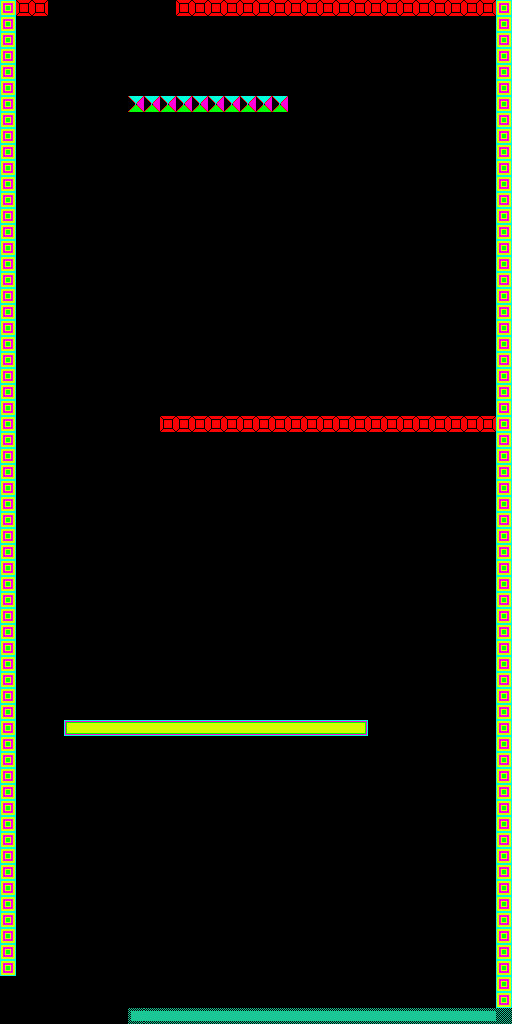

This game map was drawn from its Tiled (.tmx) file and the tilesets committed beside it. A one-line description and the trimmed map source follow:
An orthogonal 32x64 tile map with 16x16 px tiles, 1 tile layer (Tile Layer 1) and 6 objects (3x platform, 2x teleport, slime).

<map version="1.0" orientation="orthogonal" width="32" height="64" tilewidth="16" tileheight="16">
 <tileset firstgid="1" name="Tiles" tilewidth="16" tileheight="16">
  <image source="ccbResources/Tiles.png" width="800" height="600" />
 </tileset>
 <layer name="Tile Layer 1" width="32" height="64">
  <data>[2048 cells, 220 non-empty, 9 distinct tile ids]</data>
 </layer>
 <objectgroup name="objects" width="32" height="64">
  <object type="teleport" x="-2" y="1006" width="132" height="16">
   <properties>
    <property name="direction" value="down" />
   </properties>
  </object>
  <object type="platform" x="448" y="718" width="7" height="227">
    <properties>
        <property name="sprite" value="metalplatform.png" />
    </properties>
  </object>
  <object type="platform" x="83" y="439" width="5" height="214">
  <properties>
        <property name="sprite" value="metalplatform.png" />
    </properties>
  </object>
  <object type="platform" x="351" y="73" width="7" height="320">
      <properties>
        <property name="sprite" value="metalplatform.png" />
    </properties>
  </object>
  <object type="teleport" x="50" y="3" width="128" height="11">
   <properties>
    <property name="direction" value="up" />
   </properties>
  </object>
  <object type="slime" x="71" y="708" width="296" height="10" />
 </objectgroup>
</map>
